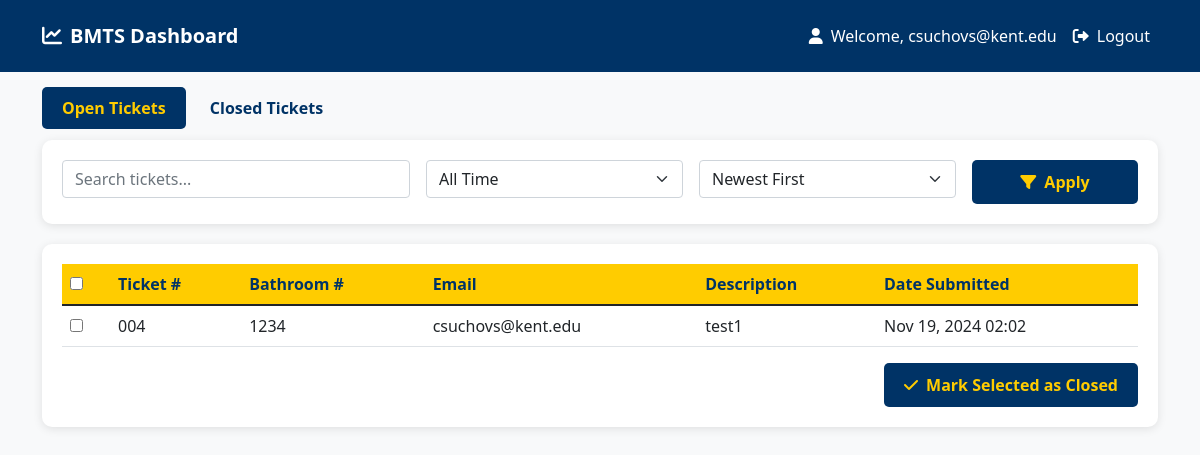
Page /open-tickets/ (signed in) on the committed database.
### bmts/models.py (models this page shows, shortened)
class Staff(AbstractBaseUser, PermissionsMixin):
    email = models.EmailField(unique=True)
    first_name = models.CharField(max_length=30)
    last_name = models.CharField(max_length=30)
    is_active = models.BooleanField(default=True)
    is_staff = models.BooleanField(default=False)
    date_joined = models.DateTimeField(auto_now_add=True)
    objects = StaffManager()
    USERNAME_FIELD = 'email'
    REQUIRED_FIELDS = ['first_name', 'last_name']

class MaintenanceTicket(models.Model):
    STATUS_CHOICES = [
        ('Open', 'Open'),
        ('Closed', 'Closed'),
    ]
    bathroom_number = models.CharField(max_length=50)
    email = models.EmailField()
    description = models.TextField()
    date_submitted = models.DateTimeField(auto_now_add=True)
    date_closed = models.DateTimeField(null=True, blank=True)
    status = models.CharField(max_length=20, choices=STATUS_CHOICES, default='Open')
    ticket_number = models.CharField(max_length=10, unique=True, blank=True)

### bmts/views.py (the view, shortened to what this page needs)
# urls.py: path('open-tickets/', views.open_tickets, name='open_tickets'),
@login_required
def open_tickets(request):
    search_query = request.GET.get('search', '')
    sort_by = request.GET.get('sort', '-date_submitted')
    date_filter = request.GET.get('date_filter', 'all')
    tickets = MaintenanceTicket.objects.filter(status='Open')
    from datetime import datetime, timedelta
    today = datetime.now().date()
    if date_filter == 'today':
        tickets = tickets.filter(date_submitted__date=today)
    elif date_filter == 'week':
        week_ago = today - timedelta(days=7)
        tickets = tickets.filter(date_submitted__date__gte=week_ago)
    elif date_filter == 'month':
        month_ago = today - timedelta(days=30)
        tickets = tickets.filter(date_submitted__date__gte=month_ago)
    tickets = tickets.order_by(sort_by)
    context = {
        'tickets': tickets,
        'search_query': search_query,
        'sort_by': sort_by,
        'date_filter': date_filter,
    }
    return render(request, 'bmts/open_tickets.html', context)

### bmts/templates/bmts/open_tickets.html (shortened to what this page needs)
{% extends 'bmts/tickets_base.html' %}
{% block content %}
<div class="tabs">
    <a href="{% url 'bmts:open_tickets' %}" class="tab-link active">Open Tickets</a>
    <a href="{% url 'bmts:closed_tickets' %}" class="tab-link">Closed Tickets</a>
</div>
<div class="filter-section">
    <form method="get" class="row g-3">
        <div class="col-md-4">
            <input type="text" name="search" class="form-control" placeholder="Search tickets..." value="{{ search_query }}">
        </div>
        <div class="col-md-3">
            <select name="date_filter" class="form-select">
                <option value="all" {% if date_filter == 'all' %}selected{% endif %}>All Time</option>
            </select>
        </div>
        <div class="col-md-3">
            <select name="sort" class="form-select">
                <option value="-date_submitted" {% if sort_by == '-date_submitted' %}selected{% endif %}>Newest First</option>
            </select>
        </div>
        <div class="col-md-2">
            <button type="submit" class="btn action-btn w-100">
                <i class="fas fa-filter me-2"></i>Apply
            </button>
        </div>
    </form>
</div>
<div class="table-container">
    <form method="post">
        <table class="table tickets-table">
            <thead>
                <tr>
                    <th><input type="checkbox" id="select-all"></th>
                    <th>Ticket #</th>
                    <th>Bathroom #</th>
                    <th>Email</th>
                    <th>Description</th>
                    <th>Date Submitted</th>
                </tr>
            </thead>
            <tbody>
                {% for ticket in tickets %}
                <tr>
                    <td><input type="checkbox" name="ticket_ids" value="{{ ticket.id }}"></td>
                    <td>{{ ticket.ticket_number }}</td>
                    <td>{{ ticket.bathroom_number }}</td>
                    <td>{{ ticket.email }}</td>
                    <td>{{ ticket.description }}</td>
                    <td>{{ ticket.date_submitted|date:"M d, Y H:i" }}</td>
                </tr>
                {% empty %}
                <tr>
                    <td colspan="6" class="text-center">No open tickets found.</td>
                </tr>
                {% endfor %}
            </tbody>
        </table>
        <div class="text-end mt-3">
            <button type="submit" class="btn action-btn">
                <i class="fas fa-check me-2"></i>Mark Selected as Closed
            </button>
        </div>
    </form>
</div>
{% endblock %}

### bmts/templates/bmts/tickets_base.html (shortened to what this page needs)
<!DOCTYPE html>
<html>
<head>
    <link href="https://cdn.jsdelivr.net/npm/bootstrap@5.1.3/dist/css/bootstrap.min.css" rel="stylesheet">
    <link href="https://cdnjs.cloudflare.com/ajax/libs/font-awesome/6.0.0/css/all.min.css" rel="stylesheet">
</head>
<body class="bg-light">
    <nav class="navbar navbar-expand-lg">
        <div class="container">
            <a class="navbar-brand fw-bold" href="{% url 'bmts:index' %}">
                <i class="fas fa-chart-line me-2"></i>BMTS Dashboard
            </a>
            <div class="navbar-nav ms-auto">
                {% if user.is_authenticated %}
                    <span class="nav-item nav-link welcome-text">
                        <i class="fas fa-user me-2"></i>Welcome, {{ user.email }}
                    </span>
                    <a class="nav-item nav-link" href="{% url 'bmts:logout' %}">
                        <i class="fas fa-sign-out-alt me-2"></i>Logout
                    </a>
                {% endif %}
            </div>
        </div>
    </nav>
    <div class="container mt-4">
        {% block content %}{% endblock %}
    </div>
</body>
</html>

### bmts/templates/bmts/tickets_base.html (style rules this page uses)
:root { --primary-color: #003366; --secondary-color: #ffcc00; }
.navbar { background-color: var(--primary-color) !important; padding: 1rem; }
.navbar-brand, .nav-link, .welcome-text { color: white !important; }
.table-container { margin: 20px 0; background-color: white; border-radius: 10px; box-shadow: 0 2px 10px rgba(0, 0, 0, 0.1); padding: 20px; }
.tickets-table th { background-color: var(--secondary-color); color: var(--primary-color); font-weight: bold; }
.filter-section { background-color: white; border-radius: 10px; padding: 20px; margin-bottom: 20px; box-shadow: 0 2px 10px rgba(0, 0, 0, 0.1); }
.action-btn { background-color: var(--primary-color); color: var(--secondary-color); border: none; padding: 10px 20px; border-radius: 5px; font-weight: bold; cursor: pointer; }
.tabs { margin-bottom: 20px; }
.tab-link { color: var(--primary-color); font-weight: bold; text-decoration: none; padding: 10px 20px; border-radius: 5px; }
.tab-link.active { background-color: var(--primary-color); color: var(--secondary-color); }

### rows in the picture
Staff: email "csuchovs@kent.edu"
MaintenanceTicket: ticket_number "004", bathroom_number "1234", email "csuchovs@kent.edu", description "test1", date_submitted "Nov 19, 2024 02:02"
